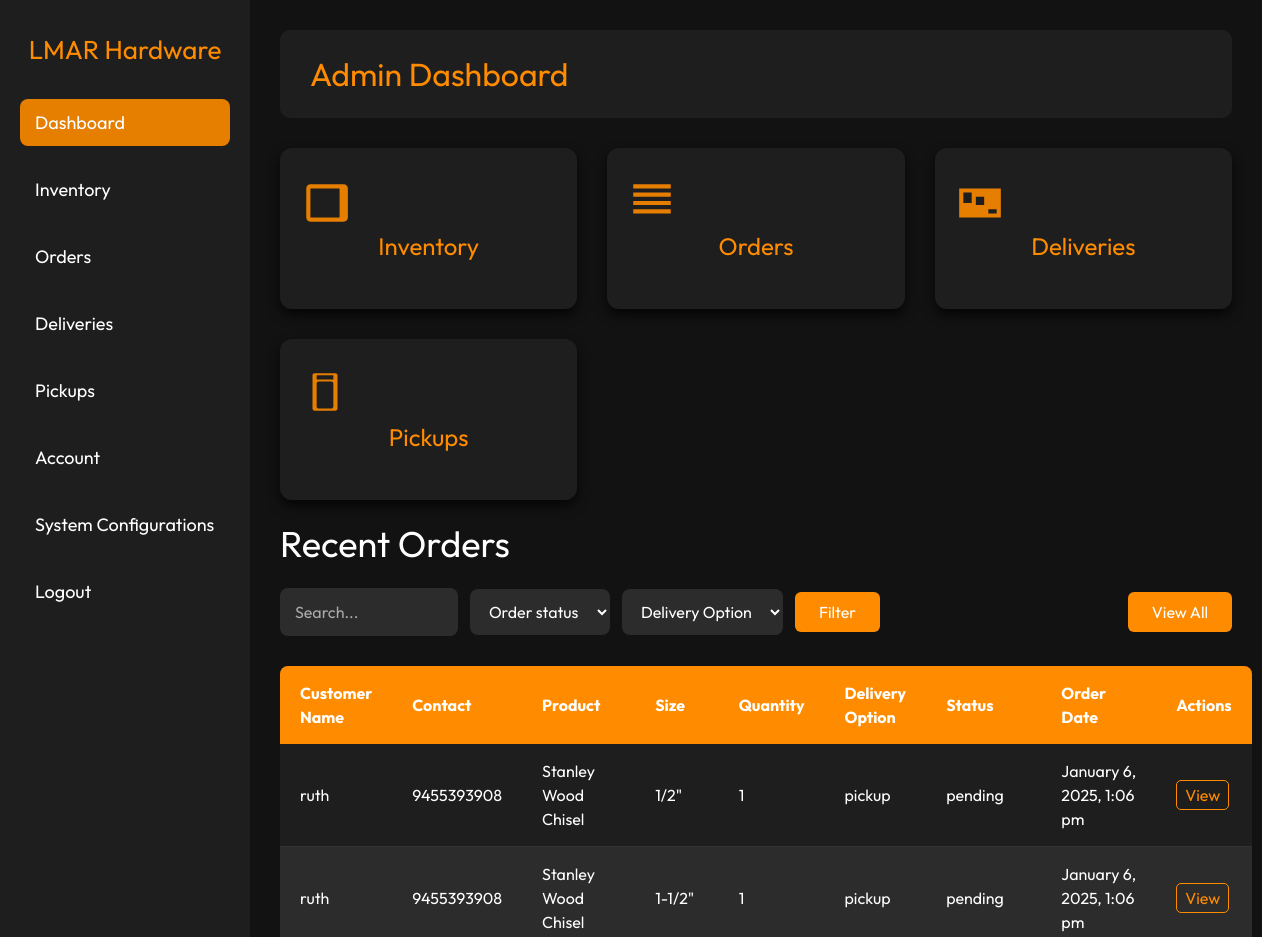
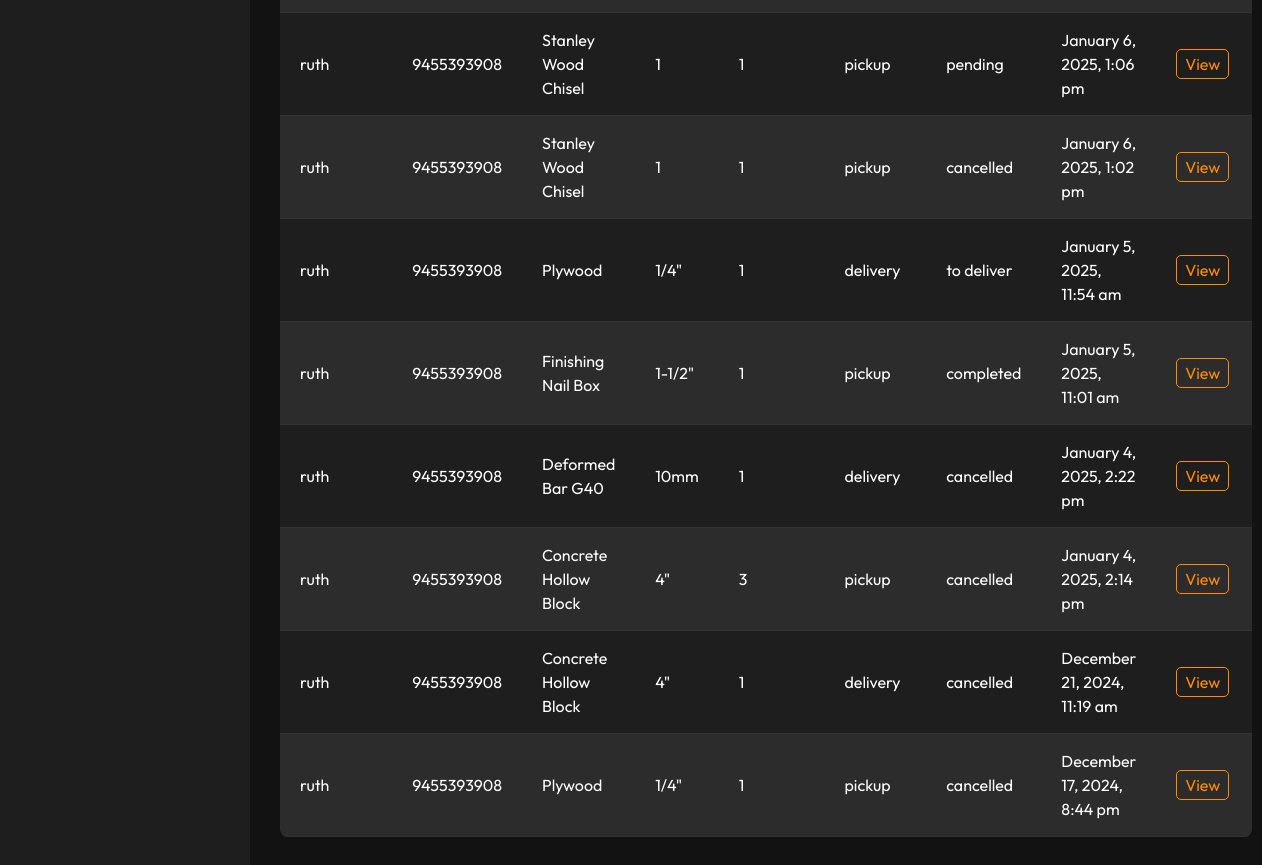
Page /backend/dashboard/dashboard.php (signed in) on the committed database (2 pictures, top to bottom).
### tables this page shows
CREATE TABLE IF NOT EXISTS `orders` (
  `id` int NOT NULL AUTO_INCREMENT,
  `customer_id` int DEFAULT NULL,
  `payment` decimal(11,2) NOT NULL,
  `location` varchar(150) DEFAULT NULL,
  `address` text,
  `contact_num` bigint NOT NULL,
  `delivery_option` enum('delivery','pickup') DEFAULT NULL,
  `status` enum('pending','completed','cancelled','to deliver','') DEFAULT 'pending',
  `order_date` timestamp NOT NULL DEFAULT CURRENT_TIMESTAMP,
  `pickup_date` date DEFAULT NULL,
  `delivery_date` date DEFAULT NULL,
  PRIMARY KEY (`id`)
);

CREATE TABLE IF NOT EXISTS `users` (
  `id` int NOT NULL AUTO_INCREMENT,
  `username` varchar(255) NOT NULL,
  `email` varchar(150) NOT NULL,
  `password` varchar(255) NOT NULL,
  `role` enum('admin','customer') NOT NULL DEFAULT 'admin',
  PRIMARY KEY (`id`),
  UNIQUE KEY `username` (`email`)
);

CREATE TABLE IF NOT EXISTS `products` (
  `id` int NOT NULL AUTO_INCREMENT,
  `product_name` varchar(100) NOT NULL,
  `product_img` text NOT NULL,
  `category` int NOT NULL,
  `description` text,
  `created_at` timestamp NOT NULL DEFAULT CURRENT_TIMESTAMP,
  `updated_at` timestamp NOT NULL DEFAULT CURRENT_TIMESTAMP ON UPDATE CURRENT_TIMESTAMP,
  PRIMARY KEY (`id`),
  KEY `category` (`category`)
);

CREATE TABLE IF NOT EXISTS `product_size` (
  `size_id` int NOT NULL AUTO_INCREMENT,
  `product_id` int NOT NULL,
  `size` varchar(255) NOT NULL,
  `stock` int NOT NULL,
  `price` decimal(10,2) NOT NULL,
  PRIMARY KEY (`size_id`),
  KEY `product_id` (`product_id`)
);

CREATE TABLE IF NOT EXISTS `order_items` (
  `order_item_id` int NOT NULL AUTO_INCREMENT,
  `order_id` int NOT NULL,
  `product_id` int NOT NULL,
  `size_id` int NOT NULL,
  `quantity` int NOT NULL,
  `price` decimal(11,2) NOT NULL,
  PRIMARY KEY (`order_item_id`)
);

### backend/classes/orders.class.php (called while the page is built, shortened)
<?php
    require_once 'database.php';
    class Order {
        protected $db;
        function __construct() {
            $this->db = new Database();
        }
        function showAllOrders($keyword='', $status = '', $delivery_option = '', $location,$start,$limit) {
            $sql = "SELECT  o.*, oi.*, s.size, p.product_name, u.username FROM orders o
            LEFT JOIN order_items oi ON o.id = oi.order_id
            LEFT JOIN product_size s ON oi.size_id = s.size_id
            LEFT JOIN products p ON oi.product_id = p.id
            LEFT JOIN users u ON o.customer_id = u.id
            WHERE (p.product_name LIKE CONCAT('%', :keyword, '%')
            OR u.username LIKE  CONCAT('%', :keyword, '%'))
            AND o.status LIKE  CONCAT('%', :status, '%')
            AND o.delivery_option LIKE  CONCAT('%', :delivery_option, '%')
            ORDER BY o.order_date DESC ";
             if(!empty($location) && $location == 'dashboard'){
                $sql .= "LIMIT 10";
            }
            $query = $this->db->connect()->prepare($sql);
            $query->bindParam(':keyword', $keyword);
            $query->bindParam(':status', $status);
            $query->bindParam(':delivery_option', $delivery_option);
            $data = null;
            if ($query->execute()) {
                $data = $query->fetchAll();
            }
            return $data;
        }
    }
?>

### backend/classes/database.php (called while the page is built)
<?php
class Database{
    private $host = 'localhost';
    private $username = 'root';
    private $password = '';
    private $dbname = 'lmar_hardware';
    protected $connection;
    function connect(){
        if($this->connection === null){
            $this->connection = new PDO("mysql:host=$this->host;dbname=$this->dbname", $this->username, $this->password);
        }
        return $this->connection;
    }
}
?>

### backend/dashboard/dashboard.php (the view, shortened to what this page needs)
<?php
    require_once "../classes/orders.class.php";
    include_once "../includes/header.php";
    $orderObj = new Order();
    function formatDate($order_date){
        $dateTime = new DateTime($order_date);
        $formattedOrderDate = $dateTime->format('F j, Y, g:i a');
        return $formattedOrderDate;
    }
        $keyword = isset($_GET['search']) ? $_GET['search']: '';
        $status = isset($_GET['filter_status']) ? $_GET['filter_status']: '';
        $delivery_option  = isset($_GET['filter_deliveryOption']) ? $_GET['filter_deliveryOption']: '' ;
        $recent_orders = $orderObj->showAllOrders($keyword,$status,$delivery_option,'dashboard','','');
?>
<body>
    <?php include_once "../includes/sidebar.php" ?>
    <div class="main-content">
        <div class="header">
            <h1>Admin Dashboard</h1>
        </div>
        <div class="dashboard-grid">
           <div class="card" onclick="location.href='inventory.php'">
                <svg xmlns="http://www.w3.org/2000/svg" viewBox="0 0 24 24" width="50" height="50" style="fill: #e67e00;">
                    <path d="M19 3H5c-1.1 0-1.99.89-1.99 1.99L3 19c0 1.1.89 1.99 1.99 1.99h16c1.1 0 1.99-.89 1.99-1.99V5c0-1.1-.89-1.99-1.99-1.99zM5 5h14v14H5z"/>
                </svg>
                <h3>Inventory</h3>
            </div>
            <div class="card" onclick="location.href='orders.php'">
                 <svg xmlns="http://www.w3.org/2000/svg" viewBox="0 0 24 24" width="50" height="50" style="fill: #e67e00;">
                    <path d="M3 3h18v2H3zm0 4h18v2H3zm0 4h18v2H3zm0 4h18v2H3z"/>
                </svg>
                <h3>Orders</h3>
            </div>
            <div class="card" onclick="location.href='delivery.php'">
                <svg xmlns="http://www.w3.org/2000/svg" viewBox="0 0 24 24" width="50" height="50" style="fill: #e67e00;">
                    <path d="M2 5v14h20V5H2zm18 12h-4v-2h4zm-6-4h-4V9h4zm-6-1H4V7h4z"/>
                </svg>
                <h3>Deliveries</h3>
            </div>
            <div class="card" onclick="location.href='pickups.php'">
                <h3>Pickups</h3>
            </div>
        </div>
         <p class="text-4xl my-6">Recent Orders</p>
             <div class="flex items-center gap-3 justify-between ">
                <form action="" method="get" class="flex items-center m-0 p-0 bg-transparent shadow-none gap-3  flex-1">
                    <div class="flex items-center relative">
                     <input type="text" name="search" class="search-input m-0 w-[800px]" placeholder="Search..." value="<?= isset($_GET['search'])? $_GET['search']: '' ?>">
                    </div>
                        <select name="filter_status" id="" class="mb-0  w-fit">
                            <option value="" selected>Order status </option>
                        </select>
                        <select name="filter_deliveryOption" id="" class="mb-0 w-fit">
                            <option value="" selected>Delivery Option </option>
                        </select>
                        <input type="submit" value="Filter" name="filter" class="btn bg-[#ff8c00] py-2 px-6 rounded-md">
                    </form>
                <button class="btn bg-[#ff8c00] py-2 px-6 rounded-md flex-2" onclick="window.location.href='orders.php'">View All</button>
            </div>
            <table>
                <thead>
                    <tr>
                        <th>Customer Name</th>
                        <th>Contact</th>
                        <th>Product</th>
                        <th>Size</th>
                        <th>Quantity</th>
                        <th>Delivery Option</th>
                        <th>Status</th>
                        <th>Order Date</th>
                        <th>Actions</th>
                    </tr>
                </thead>
                <tbody>
                    <?php if (count($recent_orders) > 0){
                           foreach ($recent_orders as $order){ ?>
                    <tr>
                        <td><?= $order['username'] ?></td>
                        <td><?= $order['contact_num'] ?></td>
                        <td><?= $order['product_name'] ?></td>
                        <td><?= $order['size'] ?></td>
                        <td><?= $order['quantity'] ?></td>
                        <td><?= $order['delivery_option'] ?></td>
                        <td><?= $order['status'] ?></td>
                        <td><?= formatDate($order['order_date'])  ?></td>
                        <td><a href="view_order.php?id=<?= $order['id'];?>">View</a></td>
                    </tr>
                    <?php } } else { ?>
                    <tr>
                        <td colspan="10" class="text-center">No recent orders.</td>
                    </tr>
                    <?php } ?>
                </tbody>
            </table>
    </div>
</body>
</html>

### backend/includes/header.php (shortened to what this page needs)
<!DOCTYPE html>
<html lang="en">
<head>
    <link rel="stylesheet" href="/frontend/tailwind.css?v=<?php echo time(); ?>">
    <link rel="stylesheet" href="../css/style.css">
</head>

### backend/includes/sidebar.php
<div class="sidebar">
    <h2>LMAR Hardware</h2>
    <ul>
        <li><a class="dashboard <?php echo (basename($_SERVER['PHP_SELF']) == 'dashboard.php') ? 'active' : ''; ?>" href="/backend/dashboard/dashboard.php">Dashboard</a></li>
        <li><a class="inventory <?php echo (basename($_SERVER['PHP_SELF']) == 'inventory.php') ? 'active' : ''; ?>" href="/backend/dashboard/inventory.php">Inventory</a></li>
        <li><a class="orders <?php echo (basename($_SERVER['PHP_SELF']) == 'orders.php') ? 'active' : ''; ?>" href="/backend/dashboard/orders.php">Orders</a></li>
        <li><a class="delivery <?php echo (basename($_SERVER['PHP_SELF']) == 'delivery.php') ? 'active' : ''; ?>" href="/backend/dashboard/delivery.php">Deliveries</a></li>
        <li><a class="pickup <?php echo (basename($_SERVER['PHP_SELF']) == 'pickups.php') ? 'active' : ''; ?>" href="/backend/dashboard/pickups.php">Pickups</a></li>
        <li><a class="account <?php echo (basename($_SERVER['PHP_SELF']) == 'account.php') ? 'active' : ''; ?>" href="/backend/dashboard/account.php">Account</a></li>
        <li><a class="system <?php echo (basename($_SERVER['PHP_SELF']) == 'system_configurations.php') ? 'active' : ''; ?>" href="/backend/dashboard/system_configurations.php">System Configurations</a></li>
        <li><a href="/backend/account/logout.php">Logout</a></li>
    </ul>
</div>

### backend/css/style.css (style rules this page uses)
* { box-sizing: border-box; margin: 0; padding: 0; }
body { font-family: 'Segoe UI', Tahoma, Geneva, Verdana, sans-serif; background-color: #121212; color: #ffffff; display: flex; min-height: 100vh; }
.sidebar { position: fixed; width: 250px; height: 100%; background-color: #1e1e1e; color: #ffffff; padding: 30px 20px; transition: width 0.3s ease; }
.sidebar h2 { text-align: center; font-size: 26px; color: #ff8c00; margin-bottom: 30px; }
.sidebar ul { list-style-type: none; }
.sidebar ul li { margin: 20px 0; }
.sidebar ul li a { text-decoration: none; color: #ffffff; font-size: 18px; display: flex; align-items: center; padding: 10px 15px; border-radius: 8px; transition: background 0.3s, transform 0.3s; }
.main-content { margin-left: 250px; padding: 30px; width: calc(100% - 250px); background-color: #121212; height: 100%; }
.header { background-color: #1e1e1e; padding: 20px 30px; border-radius: 10px; margin-bottom: 30px; display: flex; align-items: center; justify-content: space-between; }
.header h1 { font-size: 32px; color: #ff8c00; }
.dashboard-grid { display: grid; grid-template-columns: repeat(auto-fit, minmax(250px, 1fr)); gap: 30px; }
.card { background-color: #1e1e1e; padding: 30px 20px; border-radius: 12px; box-shadow: 0 6px 12px rgba(0, 0, 0, 0.7); text-align: center; cursor: pointer; transition: transform 0.3s, background 0.3s; }
.card h3 { margin-bottom: 15px; color: #ff8c00; font-size: 24px; }
form { background-color: #1e1e1e; padding: 30px 25px; border-radius: 12px; box-shadow: 0 4px 8px rgba(0, 0, 0, 0.6); max-width: 600px; margin: 20px ; }
form input[type="text"], form input[type="number"], form input[type="tel"], form input[type="date"], form input[type="email"], form input[type="password"], form textarea, form select { width: 100%; padding: 12px 15px; border: none; border-radius: 8px; background-color: #2c2c2c; color: #ffffff; font-size: 16px; }
form input[type="text"]::placeholder, form input[type="number"]::placeholder { color: #aaaaaa; }
table { width: 100%; border-collapse: collapse; margin-top: 30px; background-color: #1e1e1e; border-radius: 8px; overflow: hidden; }
table thead { background-color: #ff8c00; }
table th, table td { padding: 15px 20px; text-align: left; }
table th { color: #ffffff; font-size: 16px; }
table tbody tr { border-bottom: 1px solid #333333; }
table tbody tr:nth-child(even) { background-color: #2c2c2c; }
table td a { color: #ff8c00; text-decoration: none; padding: 4px 8px; border: 1px solid #ff8c00; border-radius: 5px; transition: background 0.3s, color 0.3s; }

### backend/dashboard/dashboard.php (style rules this page uses)
.sidebar a.active { background-color: #e67e00; }

### rows in the picture
orders: users.username "ruth", contact_num "9455393908", products.product_name "Stanley Wood Chisel", product_size.size "1/2\"", order_items.quantity "1", delivery_option "pickup", status "pending", order_date "January 6, 2025, 1:06 pm", product_size.size "1-1/2\"", product_size.size "1"
orders: users.username "ruth", contact_num "9455393908", products.product_name "Stanley Wood Chisel", product_size.size "1", order_items.quantity "1", delivery_option "pickup", status "cancelled", order_date "January 6, 2025, 1:02 pm"
orders: users.username "ruth", contact_num "9455393908", products.product_name "Plywood", product_size.size "1/4\"", order_items.quantity "1", delivery_option "delivery", status "to deliver", order_date "January 5, 2025, 11:54 am"
orders: users.username "ruth", contact_num "9455393908", products.product_name "Finishing Nail Box", product_size.size "1-1/2\"", order_items.quantity "1", delivery_option "pickup", status "completed", order_date "January 5, 2025, 11:01 am"
orders: users.username "ruth", contact_num "9455393908", products.product_name "Deformed Bar G40", product_size.size "10mm", order_items.quantity "1", delivery_option "delivery", status "cancelled", order_date "January 4, 2025, 2:22 pm"
orders: users.username "ruth", contact_num "9455393908", products.product_name "Concrete Hollow Block", product_size.size "4\"", order_items.quantity "3", delivery_option "pickup", status "cancelled", order_date "January 4, 2025, 2:14 pm"
orders: users.username "ruth", contact_num "9455393908", products.product_name "Concrete Hollow Block", product_size.size "4\"", order_items.quantity "1", delivery_option "delivery", status "cancelled", order_date "December 21, 2024, 11:19 am"
orders: users.username "ruth", contact_num "9455393908", products.product_name "Plywood", product_size.size "1/4\"", order_items.quantity "1", delivery_option "pickup", status "cancelled", order_date "December 17, 2024, 8:44 pm"
